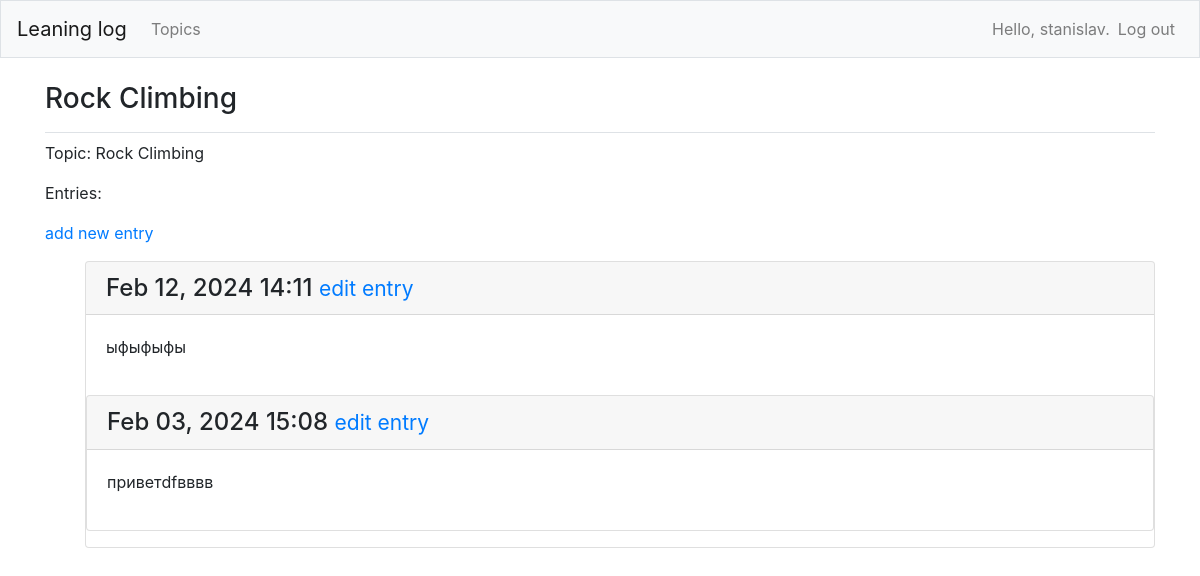
Page /topics/2/ (signed in) on the earlier database version.
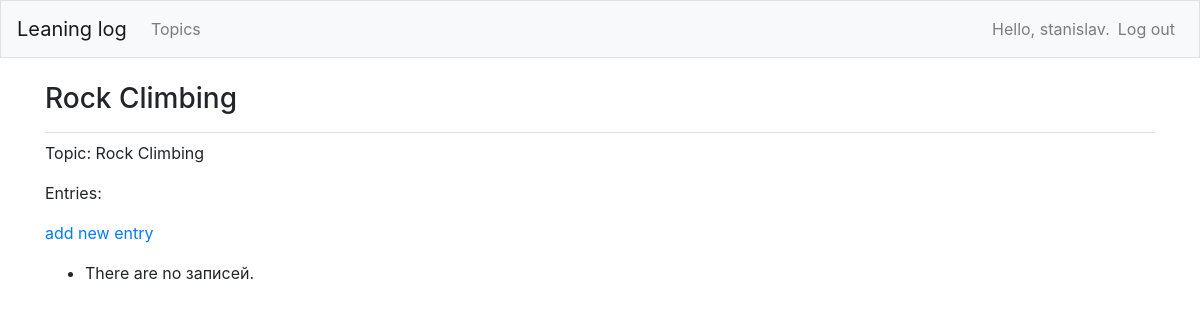
Same page on the later database version.
### learning_logs/models.py (models this page shows, shortened)
class Topic(models.Model):
    text = models.CharField(max_length=200)
    date_added = models.DateTimeField(auto_now_add=True)
    owner = models.ForeignKey(User, on_delete=models.CASCADE)
    def __str__(self):
        return self.text

class Entry(models.Model):
    topic = models.ForeignKey(Topic, on_delete=models.CASCADE)
    text = models.TextField()
    date_added = models.DateTimeField(auto_now_add=True)
    class Meta:
        verbose_name_plural = 'entries'

### learning_logs/views.py (the view)
# urls.py: path('topics/<int:topic_id>/', views.topic, name='topic'),
@login_required
def topic(request, topic_id,):
    topic = Topic.objects.get(id=topic_id)
    if topic.owner != request.user:
        raise Http404
    entries = topic.entry_set.order_by('-date_added')
    context = {'topic': topic, 'entries': entries}
    return render(request, 'learning_logs/topic.html', context)

### learning_logs/templates/learning_logs/topic.html
{% extends 'learning_logs/base.html' %}
{% block page_header %}
  <h3> {{topic}} </h3>
{% endblock page_header %}
{%block content%}
  <p>Topic: {{ topic }}</p>
  <p>Entries:</p>
  <p>
    <a href="{% url 'learning_logs:new_entry' topic.id %}"> add new entry</a>
  </p>
  <ul>
  {% for entry in entries %}
    <div class="card mb-3">
      <h4 class="card-header">
        {{entry.date_added|date:"M d, Y H:i"  }}
        <small><a href = "{% url "learning_logs:edit_entry" entry.id %}" >
          edit entry</a></small>
        </h4>
        <div class="card-body">
          {{entry.text|linebreaks}}
        </div>
  {%empty%}
    <li>There are no записей.</li>
  {%endfor%}
  </ul>
{%endblock content%}

### learning_logs/templates/learning_logs/base.html (shortened to what this page needs)
{% load bootstrap4 %}
<!doctype html>
<html lang="en">
  <head>
      {% bootstrap_css %}
  </head>
  <body>
    <nav class="navbar navbar-expand-md navbar-light bg-light mb-4 border">
      <a class="navbar-brand" href="{% url 'learning_logs:index' %}">
        Leaning log</a>
    <div class="collapse navbar-collapse" id="navbarCollapse">
      <ul class="navbar-nav mr-auto">
        <li class="nav-item">
          <a class="nav-link" href="{% url 'learning_logs:topics'%}">
              Topics</a></li>
      </ul>
      <ul class="navbar-nav ml-auto">
        {% if user.is_authenticated %}
          <li class="nav-item">
            <span class="navbar-text">Hello, {{user.username}}.</span>
          </li>
          <li class="nav-item">
            <a class="nav-link" href="{% url "users:logout" %}"> Log out</a>
          </li>
        {% endif %}
      </ul>
    </div>
  </nav>
  <main role="main" class="container">
    <div class="pb-2 mb-2 border-bottom">
      {% block page_header %}{% endblock page_header %}
    </div>
    <div>
      {% block content %}{% endblock content %}
    </div>
  </main>
</body>
</html>

Differences in the rows shown:
removed Entry: date_added "Feb 12, 2024 14:11", text "ыфыфыфы"
removed Entry: date_added "Feb 03, 2024 15:08", text "приветdfвввв"
Other differences:
text now shown: "There are no записей."
